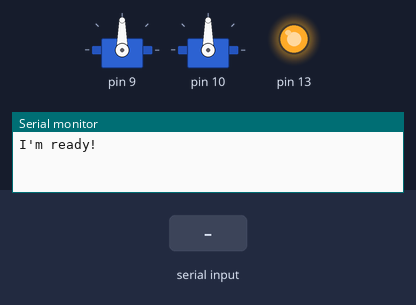
Bench run of a sketch on a simulated Arduino Uno, built with avr-gcc and run on an emulated ATmega328P. Parts: 2 × servo, output pins drawn as LEDs (lit = HIGH), the last lines printed to the serial monitor. The inputs (shaded band) are chosen by the test bench.

Above: at 1.2 s.
1.3 s: "1" received over Serial
At 1.9 s:
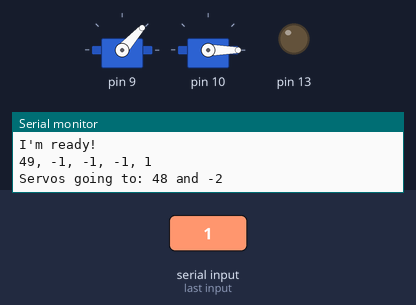
2.8 s: "0" received over Serial
At 4.2 s:
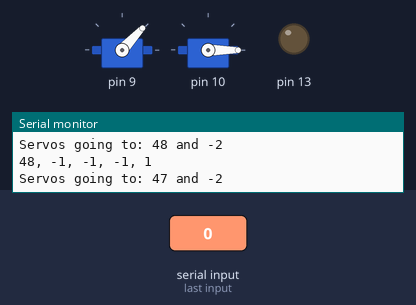
Timing chart, 0 to 5.8 s (numbered marks = the images above; inputs shaded):
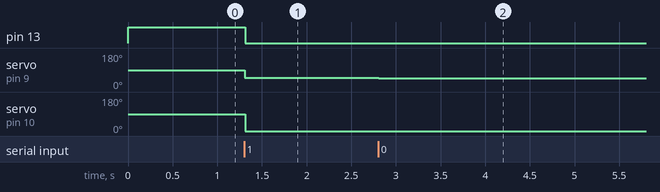

Measured:
- after the input at 1.3 s, pin 13: HIGH → LOW at once; servo on pin 9: 90° → 48° at once; servo on pin 10: 90° → 0° at once
- after the input at 2.8 s, servo on pin 9: 48° → 47° at once

The sketch:

s500-v3.ino
```cpp
/*
 * Nima Dehmamy, Dec 2015
 * We used Chars to control servos
 * but in communication they seem to only go up to 127
 * higher than that is misinterpreted
 * Thus I will use two chars for each servo to allow
 * 180 degrees
 *
 */


#include <Servo.h>
const int n = 2;
Servo s[n];
int ang[n];
int a1[2]={0,0}; // chars for serial com and servo control
int a2[2]={0,0};
boolean receivedAngles=false;
boolean laserOn=false;


void setup() {
  // put your setup code here, to run once:
  s[0].attach(9);
  s[1].attach(10);
  Serial.begin(57600);
  pinMode(13, OUTPUT);
  digitalWrite(13, HIGH);
  Serial.println("I'm ready!");
}

void loop() {

  fetchAngles();
  // put your main code here, to run repeatedly:
  if (receivedAngles){
    Serial.print(a1[0]); Serial.print(", ");
    Serial.print(a1[1]); Serial.print(", ");
    Serial.print(a2[0]); Serial.print(", ");
    Serial.print(a2[1]); Serial.print(", ");
    Serial.println(laserOn);
    ang[0] = min(a1[0]+a1[1],180);
    ang[1] = min(a2[0]+a2[1],180);
    s[0].write(ang[0]);
    s[1].write(ang[1]);
    Serial.println("Servos going to: "
    +String(ang[0])+" and "+String(ang[1]));
    if (laserOn ) digitalWrite(13, LOW);
    else digitalWrite(13, HIGH);
  }
  delay(2);
}


void fetchAngles() {
  if (Serial.available()) {
    // get the new byte:
    a1[0] = (int)Serial.read();
    delay(2);
    a1[1] = (int)Serial.read();
    delay(2);
    a2[0] = (int)Serial.read();
    delay(2);
    a2[1] = (int)Serial.read();
    delay(2);
    laserOn = ((int)Serial.read()<60);//(boolean)Serial.read();
    receivedAngles=true;
  }
  else receivedAngles=false;
}
```
